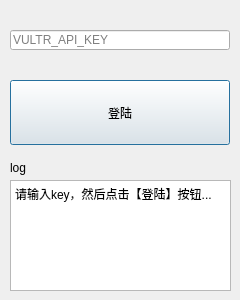
<?xml version="1.0" encoding="UTF-8"?>
<ui version="4.0">
 <class>PageLogin</class>
 <widget class="QDialog" name="PageLogin">
  <property name="geometry">
   <rect>
    <x>0</x>
    <y>0</y>
    <width>240</width>
    <height>300</height>
   </rect>
  </property>
  <property name="windowTitle">
   <string>Login</string>
  </property>
  <property name="toolTip">
   <string/>
  </property>
  <widget class="QPushButton" name="login_button">
   <property name="geometry">
    <rect>
     <x>10</x>
     <y>80</y>
     <width>220</width>
     <height>65</height>
    </rect>
   </property>
   <property name="sizePolicy">
    <sizepolicy hsizetype="Ignored" vsizetype="Fixed">
     <horstretch>0</horstretch>
     <verstretch>0</verstretch>
    </sizepolicy>
   </property>
   <property name="focusPolicy">
    <enum>Qt::ClickFocus</enum>
   </property>
   <property name="layoutDirection">
    <enum>Qt::LeftToRight</enum>
   </property>
   <property name="styleSheet">
    <string notr="true"/>
   </property>
   <property name="text">
    <string>登陆</string>
   </property>
  </widget>
  <widget class="QLineEdit" name="key_edit">
   <property name="geometry">
    <rect>
     <x>10</x>
     <y>30</y>
     <width>220</width>
     <height>20</height>
    </rect>
   </property>
   <property name="sizePolicy">
    <sizepolicy hsizetype="Minimum" vsizetype="Fixed">
     <horstretch>0</horstretch>
     <verstretch>0</verstretch>
    </sizepolicy>
   </property>
   <property name="text">
    <string/>
   </property>
   <property name="placeholderText">
    <string>VULTR_API_KEY</string>
   </property>
  </widget>
  <widget class="QPlainTextEdit" name="log_lab">
   <property name="geometry">
    <rect>
     <x>10</x>
     <y>180</y>
     <width>221</width>
     <height>111</height>
    </rect>
   </property>
   <property name="readOnly">
    <bool>true</bool>
   </property>
   <property name="plainText">
    <string>请输入key，然后点击【登陆】按钮...</string>
   </property>
  </widget>
  <widget class="QLabel" name="label">
   <property name="geometry">
    <rect>
     <x>10</x>
     <y>160</y>
     <width>72</width>
     <height>15</height>
    </rect>
   </property>
   <property name="text">
    <string>log</string>
   </property>
  </widget>
 </widget>
 <layoutdefault spacing="6" margin="11"/>
 <resources/>
 <connections/>
</ui>
